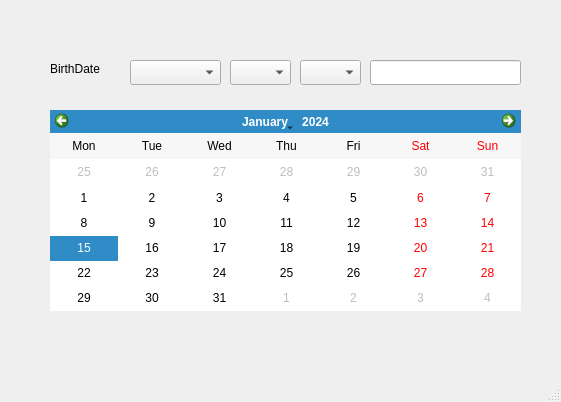
<?xml version="1.0" encoding="UTF-8"?>
<ui version="4.0">
 <class>MainWindow</class>
 <widget class="QMainWindow" name="MainWindow">
  <property name="geometry">
   <rect>
    <x>0</x>
    <y>0</y>
    <width>561</width>
    <height>402</height>
   </rect>
  </property>
  <property name="windowTitle">
   <string>MainWindow</string>
  </property>
  <widget class="QWidget" name="centralwidget">
   <widget class="QLabel" name="label">
    <property name="geometry">
     <rect>
      <x>50</x>
      <y>60</y>
      <width>67</width>
      <height>17</height>
     </rect>
    </property>
    <property name="text">
     <string>BirthDate</string>
    </property>
   </widget>
   <widget class="QComboBox" name="cbYear">
    <property name="geometry">
     <rect>
      <x>130</x>
      <y>60</y>
      <width>91</width>
      <height>25</height>
     </rect>
    </property>
   </widget>
   <widget class="QComboBox" name="cbMonth">
    <property name="geometry">
     <rect>
      <x>230</x>
      <y>60</y>
      <width>61</width>
      <height>25</height>
     </rect>
    </property>
   </widget>
   <widget class="QComboBox" name="cbDay">
    <property name="geometry">
     <rect>
      <x>300</x>
      <y>60</y>
      <width>61</width>
      <height>25</height>
     </rect>
    </property>
   </widget>
   <widget class="QLineEdit" name="lineEdit">
    <property name="geometry">
     <rect>
      <x>370</x>
      <y>60</y>
      <width>151</width>
      <height>25</height>
     </rect>
    </property>
   </widget>
   <widget class="QCalendarWidget" name="calendarWidget">
    <property name="geometry">
     <rect>
      <x>50</x>
      <y>110</y>
      <width>471</width>
      <height>201</height>
     </rect>
    </property>
    <property name="verticalHeaderFormat">
     <enum>QCalendarWidget::NoVerticalHeader</enum>
    </property>
   </widget>
  </widget>
  <widget class="QMenuBar" name="menubar">
   <property name="geometry">
    <rect>
     <x>0</x>
     <y>0</y>
     <width>561</width>
     <height>22</height>
    </rect>
   </property>
  </widget>
  <widget class="QStatusBar" name="statusbar"/>
 </widget>
 <resources/>
 <connections/>
</ui>
